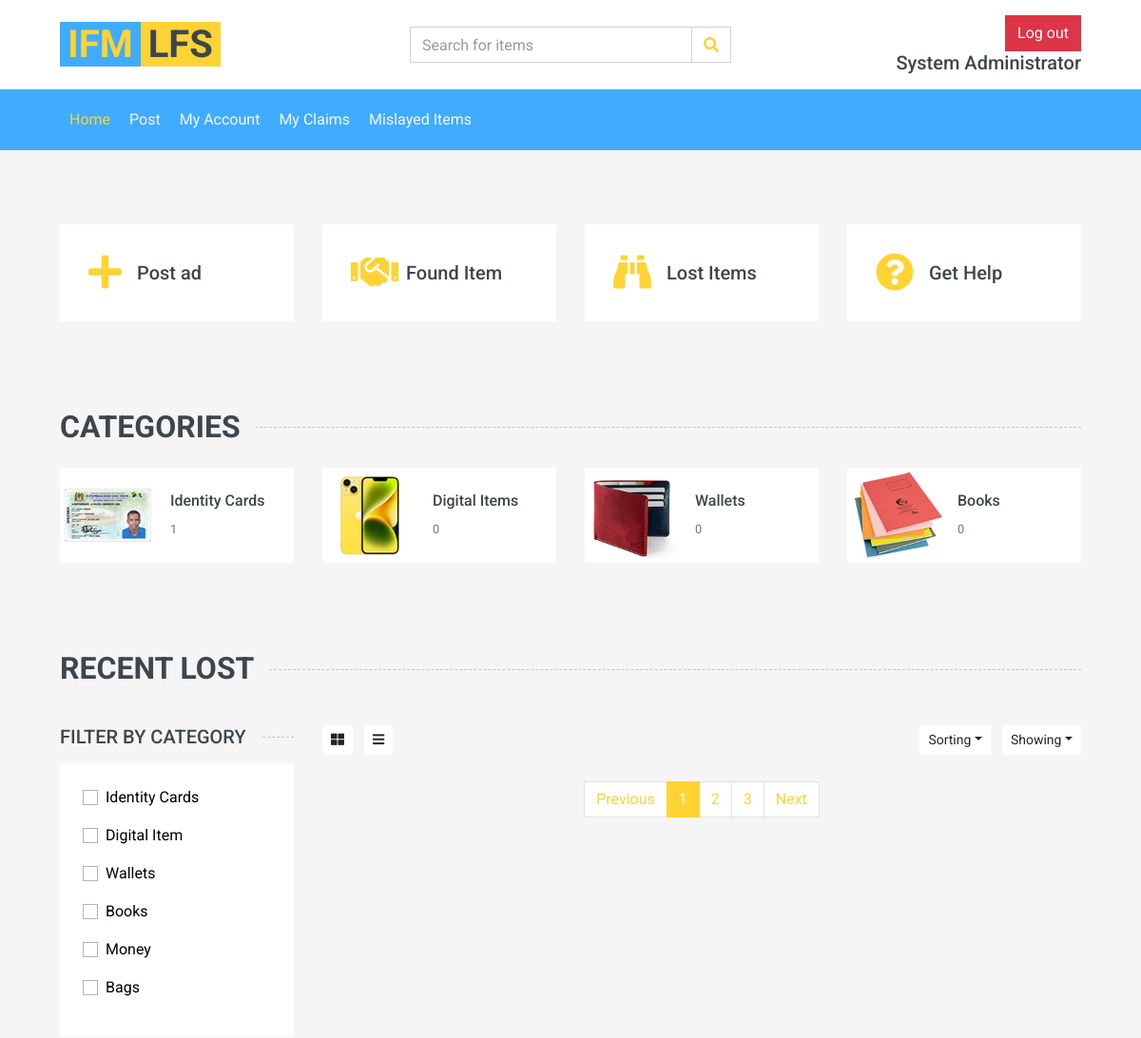
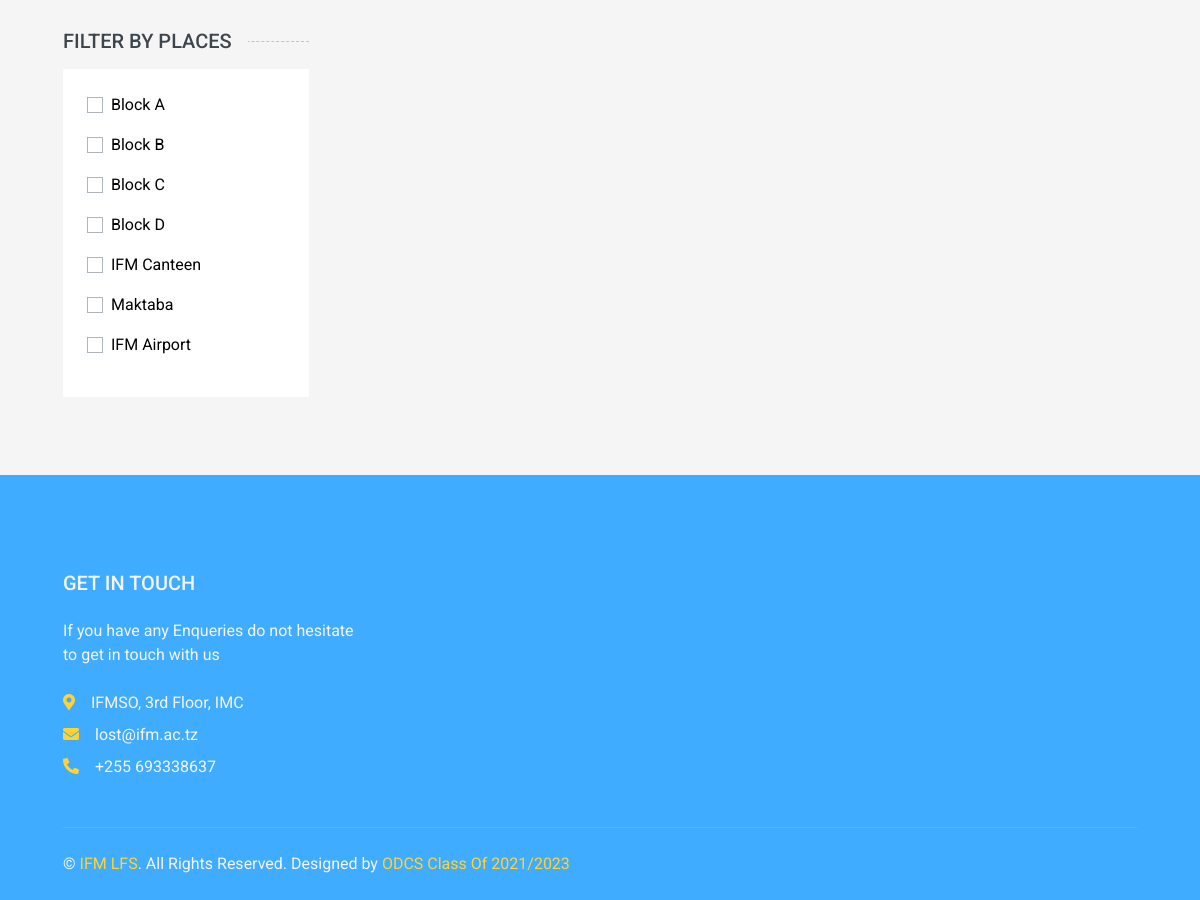
The page / (signed in) on the database its author committed (2 pictures, top to bottom).
### tables this page shows
CREATE TABLE `categories` (
  `id` int(11) NOT NULL AUTO_INCREMENT,
  `category_name` varchar(50) NOT NULL,
  `link` varchar(50) NOT NULL,
  PRIMARY KEY (`id`)
);

CREATE TABLE `places` (
  `id` int(11) NOT NULL AUTO_INCREMENT,
  `place_name` varchar(50) NOT NULL,
  PRIMARY KEY (`id`)
);

### index.php (the view, shortened to what this page needs)
<!DOCTYPE html>
<html lang="en">
<head>
    <link href="https://cdnjs.cloudflare.com/ajax/libs/font-awesome/5.10.0/css/all.min.css" rel="stylesheet">
    <link href="lib/animate/animate.min.css" rel="stylesheet">
    <link href="lib/owlcarousel/assets/owl.carousel.min.css" rel="stylesheet">
    <link href="css/style.css" rel="stylesheet">
</head>
<body>
    <div class="container-fluid">
        <div class="row align-items-center bg-light py-3 px-xl-5 d-none d-lg-flex">
            <div class="col-lg-4">
                <a href="index.php" class="text-decoration-none">
                    <span class="h1 text-uppercase text-primary bg-dark px-2">IFM</span>
                    <span class="h1 text-uppercase text-dark bg-primary px-2 ml-n1"> LFS</span>
                </a>
            </div>
            <div class="col-lg-4 col-6 text-left">
                <form action="search.php">
                    <div class="input-group">
                        <input name="query" type="text" class="form-control" placeholder="Search for items">
                        <div class="input-group-append">
                            <span class="input-group-text bg-transparent text-primary">
                                <i class="fa fa-search"></i>
                            </span>
                        </div>
                    </div>
                </form>
            </div>
            <div class="col-lg-4 col-6 text-right">
                <?php
                if(isset($_SESSION['username'])){
                    $fname = $_SESSION['first_name'] .' '. $_SESSION['lastname'];
                   echo '<p class="m-0"><a class="btn btn-danger" href="helpers/logout.php">Log out</a></p>
                    <h5 class="m-0">'.$fname.'</h5>';
                }else{
                    echo '<p class="m-0"><a class="btn btn-primary" href="login.php">Login</a></p>
                    <h5 class="m-0">Guest</h5>';
                }
                ?>
            </div>
        </div>
    </div>
    <div class="container-fluid bg-dark mb-30">
        <div class="row px-xl-5">
            <div class="col-lg-9">
                <nav class="navbar navbar-expand-lg bg-dark navbar-dark py-3 py-lg-0 px-0">
                    <div class="collapse navbar-collapse justify-content-between" id="navbarCollapse">
                        <div class="navbar-nav mr-auto py-0">
                            <a href="index.php" class="nav-item nav-link active">Home</a>
                            <a href="post.php" class="nav-item nav-link">Post</a>
                            <a href="myaccount.php" class="nav-item nav-link">My Account</a>
                            <a href="myclaims.php" class="nav-item nav-link">My Claims</a>
                            <a href="mislayed.php" class="nav-item nav-link">Mislayed Items </a>
                        </div>
                    </div>
                </nav>
            </div>
        </div>
    </div>
    <div class="container-fluid pt-5">
        <div class="row px-xl-5 pb-3">
            <div class="col-lg-3 col-md-6 col-sm-12 pb-1">
                <div class="d-flex align-items-center bg-light mb-4" style="padding: 30px;">
                    <a href="post.php"><h1 class="fa fa-plus text-primary m-0 mr-3"></h1></a>
                    <a href="post.php"><h5 class="font-weight-semi-bold m-0">Post ad</h5></a>
                </div>
            </div>
            <div class="col-lg-3 col-md-6 col-sm-12 pb-1">
                <div class="d-flex align-items-center bg-light mb-4" style="padding: 30px;">
                    <a href="items.php?sorterfound=Found"><h1 class="fa fa-handshake text-primary m-0 mr-2"></h1></a>
                    <a href="items.php?sorterfound=Found"><h5 class="font-weight-semi-bold m-0">Found Item</h5></a>
                </div>
            </div>
            <div class="col-lg-3 col-md-6 col-sm-12 pb-1">
                <div class="d-flex align-items-center bg-light mb-4" style="padding: 30px;">
                <a href="items.php?sorterfound=Lost"><h1 class="fas fa-binoculars text-primary m-0 mr-3"></h1></a>
                    <a href="items.php?sorterfound=Lost"><h5 class="font-weight-semi-bold m-0">Lost Items</h5></a>
                </div>
            </div>
            <div class="col-lg-3 col-md-6 col-sm-12 pb-1">
                <div class="d-flex align-items-center bg-light mb-4" style="padding: 30px;">
                    <a href="help.php"><h1 class="fa fa-question-circle text-primary m-0 mr-3"></h1></a>
                    <a href="help.php"><h5 class="font-weight-semi-bold m-0">Get Help</h5></a>
                </div>
            </div>
        </div>
    </div>
    <div class="container-fluid pt-5">
        <h2 class="section-title position-relative text-uppercase mx-xl-5 mb-4"><span class="bg-secondary pr-3">Categories</span></h2>
        <div class="row px-xl-5 pb-3">
            <div class="col-lg-3 col-md-4 col-sm-6 pb-1">
                <a class="text-decoration-none" href="">
                    <div class="cat-item img-zoom d-flex align-items-center mb-4">
                        <div class="overflow-hidden" style="width: 100px; height: 100px;">
                            <a href="items.php?sortedby=Identity Cards"><img class="img-fluid" src="img/id-3.jpg" alt=""></a>
                        </div>
                        <div class="flex-fill pl-3">
                            <h6>Identity Cards</h6>
                            <?php
                            include 'helpers/dbcon.inc.php';
                            $sql = "SELECT COUNT(item_id) AS count FROM items WHERE category = 'Identity Cards'";
                            $result = $conn->query($sql);
                            if($result)
                                $row = $result->fetch_assoc();
                                $count = $row['count'];
                                echo '<small class="text-body">'.$count.'</small>';
                            ?>
                        </div>
                    </div>
                </a>
            </div>
            <div class="col-lg-3 col-md-4 col-sm-6 pb-1">
                <a class="text-decoration-none" href="">
                   <div class="cat-item img-zoom d-flex align-items-center mb-4">
                        <div class="overflow-hidden" style="width: 100px; height: 100px;">
                        <a href="items.php?sortedby=Digital Item"><img class="img-fluid" src="img/cat-4.jpg" alt=""></a>
                        </div>
                        <div class="flex-fill pl-3">
                            <h6>Digital Items</h6>
                            <?php
                            include 'helpers/dbcon.inc.php';
                            $sql = "SELECT COUNT(item_id) AS count FROM items WHERE category = 'Digital Item'";
                            $result = $conn->query($sql);
                            if($result)
                                $row = $result->fetch_assoc();
                                $count = $row['count'];
                                echo '<small class="text-body">'.$count.'</small>';
                            ?>
                        </div>
                    </div>
                </a>
            </div>
            <div class="col-lg-3 col-md-4 col-sm-6 pb-1">
                <a class="text-decoration-none" href="">
                    <div class="cat-item img-zoom d-flex align-items-center mb-4">
                        <div class="overflow-hidden" style="width: 100px; height: 100px;">
                        <a href="items.php?sortedby=Wallets"><img class="img-fluid" src="img/cat-1.jpg" alt=""></a>
                        </div>
                        <div class="flex-fill pl-3">
                            <h6>Wallets</h6>
                            <?php
                            include 'helpers/dbcon.inc.php';
                            $sql = "SELECT COUNT(item_id) AS count FROM items WHERE category = 'Wallets'";
                            $result = $conn->query($sql);
                            if($result)
                                $row = $result->fetch_assoc();
                                $count = $row['count'];
                                echo '<small class="text-body">'.$count.'</small>';
                            ?>
                        </div>
                    </div>
                </a>
            </div>
            <div class="col-lg-3 col-md-4 col-sm-6 pb-1">
                <a class="text-decoration-none" href="">
                    <div class="cat-item img-zoom d-flex align-items-center mb-4">
                        <div class="overflow-hidden" style="width: 100px; height: 100px;">
                        <a href="items.php?sortedby=Books"><img class="img-fluid" src="img/cat-3.jpg" alt=""></a>
                        </div>
                        <div class="flex-fill pl-3">
                            <h6>Books</h6>
                             <?php
                            include 'helpers/dbcon.inc.php';
                            $sql = "SELECT COUNT(item_id) AS count FROM items WHERE category = 'Books'";
                            $result = $conn->query($sql);
                            if($result)
                                $row = $result->fetch_assoc();
                                $count = $row['count'];
                                echo '<small class="text-body">'.$count.'</small>';
                            ?>
                        </div>
                    </div>
                </a>
            </div>
        </div>
    </div>
    <div class="container-fluid pt-5 pb-3">
        <h2 class="section-title position-relative text-uppercase mx-xl-5 mb-4"><span class="bg-secondary pr-3">Recent Lost</span></h2>
    </div>
    <div class="container-fluid">
        <div class="row px-xl-5">
            <div class="col-lg-3 col-md-4">
                <h5 class="section-title position-relative text-uppercase mb-3"><span class="bg-secondary pr-3">Filter by Category</span></h5>
                <div class="bg-light p-4 mb-30">
                    <form>
                    <?php
                    include 'helpers/dbcon.inc.php';
                    $query = "SELECT * FROM categories";
                    $res = $conn->query($query);
                    while($row = mysqli_fetch_assoc($res)){
                        $category_name = $row['category_name'];
                        echo "<div class='custom-control custom-checkbox d-flex align-items-center justify-content-between mb-3'>
                        <a href='items.php?sortedby=$category_name' style='color:black'><p class='custom-control-label' for='price-all'>$category_name</p></a>
                        </div>";
                    }
                    ?>
                    </form>
                </div>
                <h5 class="section-title position-relative text-uppercase mb-3"><span class="bg-secondary pr-3">Filter by Places</span></h5>
                <div class="bg-light p-4 mb-30">
                    <form>
                    <?php
                    include 'helpers/dbcon.inc.php';
                    $query = "SELECT * FROM places";
                    $res = $conn->query($query);
                    while($row = mysqli_fetch_assoc($res)){
                        $place = $row['place_name'];
                        echo "<div class='custom-control custom-checkbox d-flex align-items-center justify-content-between mb-3'>
                        <a href='items.php?sortedbyplace=$place' style='color:black'><p class='custom-control-label' for='price-all'>$place</p></a>
                        </div>";
                    }
                    ?>
                    </form>
                </div>
            </div>
            <div class="col-lg-9 col-md-8">
                <div class="row pb-3">
                    <div class="col-12 pb-1">
                        <div class="d-flex align-items-center justify-content-between mb-4">
                            <div>
                                <button class="btn btn-sm btn-light"><i class="fa fa-th-large"></i></button>
                                <button class="btn btn-sm btn-light ml-2"><i class="fa fa-bars"></i></button>
                            </div>
                            <div class="ml-2">
                                <div class="btn-group">
                                    <button type="button" class="btn btn-sm btn-light dropdown-toggle" data-toggle="dropdown">Sorting</button>
                                </div>
                                <div class="btn-group ml-2">
                                    <button type="button" class="btn btn-sm btn-light dropdown-toggle" data-toggle="dropdown">Showing</button>
                                </div>
                            </div>
                        </div>
                    </div>
                    <div class="col-12">
                        <nav>
                          <ul class="pagination justify-content-center">
                            <li class="page-item"><a class="page-link" href="index.php?page=1">Previous</span></a></li>
                            <li class="page-item active"><a class="page-link" href="#">1</a></li>
                            <li class="page-item"><a class="page-link" href="index.php?page=2">2</a></li>
                            <li class="page-item"><a class="page-link" href="index.php?page=3">3</a></li>
                            <li class="page-item"><a class="page-link" href="index.php?page=2">Next</a></li>
                          </ul>
                        </nav>
                    </div>
                </div>
            </div>
        </div>
    </div>
    <div class="container-fluid bg-dark text-secondary mt-5 pt-5">
        <div class="row px-xl-5 pt-5">
            <div class="col-lg-4 col-md-12 mb-5 pr-3 pr-xl-5">
                <h5 class="text-secondary text-uppercase mb-4">Get In Touch</h5>
                <p class="mb-4">If you have any Enqueries do not hesitate to get in touch with us</p>
                <p class="mb-2"><i class="fa fa-map-marker-alt text-primary mr-3"></i>IFMSO, 3rd Floor, IMC</p>
                <p class="mb-2"><i class="fa fa-envelope text-primary mr-3"></i>lost@ifm.ac.tz</p>
                <p class="mb-0"><i class="fa fa-phone-alt text-primary mr-3"></i>+255 693338637</p>
            </div>
        </div>
        <div class="row border-top mx-xl-5 py-4" style="border-color: rgba(256, 256, 256, .1) !important;">
            <div class="col-md-6 px-xl-0">
                <p class="mb-md-0 text-center text-md-left text-secondary">
                    &copy; <a class="text-primary" href="ifm.ac.tz">IFM LFS</a>. All Rights Reserved. Designed
                    by
                    <a class="text-primary" href="https://ifm.ac.tz">ODCS Class Of 2021/2023</a>
                </p>
            </div>
        </div>
    </div>
</body>
</html>

### rows shown on the page
categories: category_name "Identity Cards"
categories: category_name "Digital Item"
categories: category_name "Wallets"
categories: category_name "Books"
categories: category_name "Money"
categories: category_name "Bags"
places: place_name "Block A"
places: place_name "Block B"
places: place_name "Block C"
places: place_name "Block D"
places: place_name "IFM Canteen"
places: place_name "Maktaba"
places: place_name "IFM Airport"

### other values the page prints
$fname "System Administrator"
$count "1"
$count "0"
